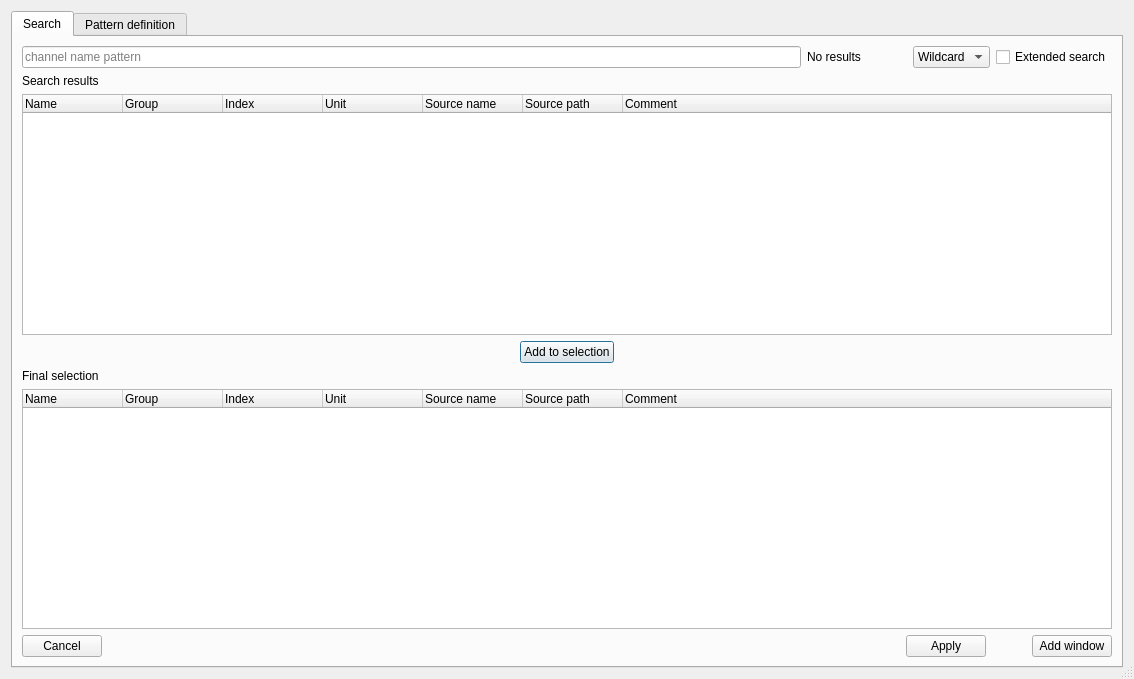
<?xml version="1.0" encoding="UTF-8"?>
<ui version="4.0">
 <class>SearchDialog</class>
 <widget class="QDialog" name="SearchDialog">
  <property name="geometry">
   <rect>
    <x>0</x>
    <y>0</y>
    <width>1134</width>
    <height>679</height>
   </rect>
  </property>
  <property name="windowTitle">
   <string>Dialog</string>
  </property>
  <property name="sizeGripEnabled">
   <bool>true</bool>
  </property>
  <layout class="QGridLayout" name="gridLayout_2">
   <item row="0" column="0">
    <widget class="QTabWidget" name="tabs">
     <property name="currentIndex">
      <number>0</number>
     </property>
     <widget class="QWidget" name="tab">
      <attribute name="icon">
       <iconset resource="resource.qrc">
        <normaloff>:/search.png</normaloff>:/search.png</iconset>
      </attribute>
      <attribute name="title">
       <string>Search</string>
      </attribute>
      <layout class="QGridLayout" name="gridLayout">
       <item row="0" column="0">
        <widget class="QLineEdit" name="search_box">
         <property name="focusPolicy">
          <enum>Qt::StrongFocus</enum>
         </property>
         <property name="inputMask">
          <string/>
         </property>
         <property name="text">
          <string/>
         </property>
         <property name="placeholderText">
          <string>channel name pattern</string>
         </property>
        </widget>
       </item>
       <item row="1" column="0">
        <widget class="QLabel" name="label_7">
         <property name="text">
          <string>Search results</string>
         </property>
        </widget>
       </item>
       <item row="0" column="1">
        <widget class="QLabel" name="status">
         <property name="minimumSize">
          <size>
           <width>100</width>
           <height>0</height>
          </size>
         </property>
         <property name="text">
          <string>No results</string>
         </property>
        </widget>
       </item>
       <item row="0" column="2">
        <widget class="QComboBox" name="match_kind">
         <property name="currentIndex">
          <number>0</number>
         </property>
         <item>
          <property name="text">
           <string>Wildcard</string>
          </property>
         </item>
         <item>
          <property name="text">
           <string>Regex</string>
          </property>
         </item>
        </widget>
       </item>
       <item row="4" column="0">
        <widget class="QLabel" name="label">
         <property name="text">
          <string>Final selection</string>
         </property>
        </widget>
       </item>
       <item row="0" column="3">
        <widget class="QCheckBox" name="extended_search">
         <property name="text">
          <string>Extended search</string>
         </property>
        </widget>
       </item>
       <item row="2" column="0" colspan="4">
        <widget class="QTreeWidget" name="matches">
         <property name="selectionMode">
          <enum>QAbstractItemView::ExtendedSelection</enum>
         </property>
         <property name="uniformRowHeights">
          <bool>false</bool>
         </property>
         <property name="sortingEnabled">
          <bool>false</bool>
         </property>
         <attribute name="headerMinimumSectionSize">
          <number>40</number>
         </attribute>
         <attribute name="headerStretchLastSection">
          <bool>true</bool>
         </attribute>
         <column>
          <property name="text">
           <string>Name</string>
          </property>
         </column>
         <column>
          <property name="text">
           <string>Group</string>
          </property>
         </column>
         <column>
          <property name="text">
           <string>Index</string>
          </property>
         </column>
         <column>
          <property name="text">
           <string>Unit</string>
          </property>
         </column>
         <column>
          <property name="text">
           <string>Source name</string>
          </property>
         </column>
         <column>
          <property name="text">
           <string>Source path</string>
          </property>
         </column>
         <column>
          <property name="text">
           <string>Comment</string>
          </property>
         </column>
        </widget>
       </item>
       <item row="3" column="0" colspan="4">
        <layout class="QHBoxLayout" name="horizontalLayout_2">
         <item>
          <spacer name="horizontalSpacer_4">
           <property name="orientation">
            <enum>Qt::Horizontal</enum>
           </property>
           <property name="sizeHint" stdset="0">
            <size>
             <width>358</width>
             <height>20</height>
            </size>
           </property>
          </spacer>
         </item>
         <item>
          <widget class="QPushButton" name="add_btn">
           <property name="focusPolicy">
            <enum>Qt::TabFocus</enum>
           </property>
           <property name="text">
            <string>Add to selection</string>
           </property>
           <property name="icon">
            <iconset resource="resource.qrc">
             <normaloff>:/shift_down.png</normaloff>:/shift_down.png</iconset>
           </property>
          </widget>
         </item>
         <item>
          <spacer name="horizontalSpacer_5">
           <property name="orientation">
            <enum>Qt::Horizontal</enum>
           </property>
           <property name="sizeHint" stdset="0">
            <size>
             <width>358</width>
             <height>20</height>
            </size>
           </property>
          </spacer>
         </item>
        </layout>
       </item>
       <item row="5" column="0" colspan="4">
        <widget class="QTreeWidget" name="selection">
         <property name="sortingEnabled">
          <bool>false</bool>
         </property>
         <attribute name="headerMinimumSectionSize">
          <number>25</number>
         </attribute>
         <attribute name="headerShowSortIndicator" stdset="0">
          <bool>false</bool>
         </attribute>
         <column>
          <property name="text">
           <string>Name</string>
          </property>
         </column>
         <column>
          <property name="text">
           <string>Group</string>
          </property>
         </column>
         <column>
          <property name="text">
           <string>Index</string>
          </property>
         </column>
         <column>
          <property name="text">
           <string>Unit</string>
          </property>
         </column>
         <column>
          <property name="text">
           <string>Source name</string>
          </property>
         </column>
         <column>
          <property name="text">
           <string>Source path</string>
          </property>
         </column>
         <column>
          <property name="text">
           <string>Comment</string>
          </property>
         </column>
        </widget>
       </item>
       <item row="6" column="0" colspan="4">
        <layout class="QHBoxLayout" name="horizontalLayout" stretch="0,1,0,0,0">
         <item>
          <widget class="QPushButton" name="cancel_btn">
           <property name="text">
            <string>Cancel</string>
           </property>
           <property name="icon">
            <iconset resource="resource.qrc">
             <normaloff>:/erase.png</normaloff>:/erase.png</iconset>
           </property>
          </widget>
         </item>
         <item>
          <spacer name="horizontalSpacer_2">
           <property name="orientation">
            <enum>Qt::Horizontal</enum>
           </property>
           <property name="sizeHint" stdset="0">
            <size>
             <width>40</width>
             <height>20</height>
            </size>
           </property>
          </spacer>
         </item>
         <item>
          <widget class="QPushButton" name="apply_btn">
           <property name="text">
            <string>Apply</string>
           </property>
           <property name="icon">
            <iconset resource="resource.qrc">
             <normaloff>:/checkmark.png</normaloff>:/checkmark.png</iconset>
           </property>
          </widget>
         </item>
         <item>
          <spacer name="horizontalSpacer">
           <property name="orientation">
            <enum>Qt::Horizontal</enum>
           </property>
           <property name="sizeHint" stdset="0">
            <size>
             <width>40</width>
             <height>20</height>
            </size>
           </property>
          </spacer>
         </item>
         <item>
          <widget class="QPushButton" name="add_window_btn">
           <property name="text">
            <string>Add window</string>
           </property>
           <property name="icon">
            <iconset resource="resource.qrc">
             <normaloff>:/plus.png</normaloff>:/plus.png</iconset>
           </property>
          </widget>
         </item>
        </layout>
       </item>
      </layout>
     </widget>
     <widget class="QWidget" name="tab_2">
      <attribute name="title">
       <string>Pattern definition</string>
      </attribute>
      <layout class="QGridLayout" name="gridLayout_3" rowstretch="0,0,0,0,1,0,0,0,0" columnstretch="0,0,0,1,0">
       <item row="7" column="1">
        <spacer name="verticalSpacer">
         <property name="orientation">
          <enum>Qt::Vertical</enum>
         </property>
         <property name="sizeHint" stdset="0">
          <size>
           <width>20</width>
           <height>254</height>
          </size>
         </property>
        </spacer>
       </item>
       <item row="5" column="2">
        <widget class="QCheckBox" name="raw">
         <property name="text">
          <string>Asses the raw channel values</string>
         </property>
        </widget>
       </item>
       <item row="4" column="2">
        <widget class="QDoubleSpinBox" name="filter_value">
         <property name="decimals">
          <number>6</number>
         </property>
         <property name="minimum">
          <double>-9999999999999999635896294965248.000000000000000</double>
         </property>
         <property name="maximum">
          <double>999999999999999983222784.000000000000000</double>
         </property>
        </widget>
       </item>
       <item row="3" column="2">
        <widget class="QComboBox" name="filter_type">
         <item>
          <property name="text">
           <string>Unspecified</string>
          </property>
         </item>
         <item>
          <property name="text">
           <string>Contains</string>
          </property>
         </item>
         <item>
          <property name="text">
           <string>Do not contain</string>
          </property>
         </item>
         <item>
          <property name="text">
           <string>Constant</string>
          </property>
         </item>
        </widget>
       </item>
       <item row="3" column="1">
        <widget class="QLabel" name="label_3">
         <property name="text">
          <string>Filter type</string>
         </property>
        </widget>
       </item>
       <item row="4" column="1">
        <widget class="QLabel" name="label_4">
         <property name="text">
          <string>Filter value</string>
         </property>
        </widget>
       </item>
       <item row="8" column="3">
        <spacer name="horizontalSpacer_3">
         <property name="orientation">
          <enum>Qt::Horizontal</enum>
         </property>
         <property name="sizeHint" stdset="0">
          <size>
           <width>282</width>
           <height>20</height>
          </size>
         </property>
        </spacer>
       </item>
       <item row="6" column="2">
        <widget class="QPushButton" name="define_ranges_btn">
         <property name="text">
          <string>Define ranges</string>
         </property>
         <property name="icon">
          <iconset resource="resource.qrc">
           <normaloff>:/range.png</normaloff>:/range.png</iconset>
         </property>
        </widget>
       </item>
       <item row="8" column="4">
        <widget class="QPushButton" name="apply_pattern_btn">
         <property name="text">
          <string>Apply</string>
         </property>
         <property name="icon">
          <iconset resource="resource.qrc">
           <normaloff>:/checkmark.png</normaloff>:/checkmark.png</iconset>
         </property>
        </widget>
       </item>
       <item row="8" column="1">
        <widget class="QPushButton" name="cancel_pattern_btn">
         <property name="text">
          <string>Cancel</string>
         </property>
         <property name="icon">
          <iconset resource="resource.qrc">
           <normaloff>:/erase.png</normaloff>:/erase.png</iconset>
         </property>
        </widget>
       </item>
       <item row="1" column="1">
        <widget class="QLabel" name="label_2">
         <property name="text">
          <string>Pattern</string>
         </property>
        </widget>
       </item>
       <item row="1" column="2">
        <widget class="QLineEdit" name="pattern">
         <property name="minimumSize">
          <size>
           <width>300</width>
           <height>0</height>
          </size>
         </property>
         <property name="placeholderText">
          <string>channel name pattern</string>
         </property>
        </widget>
       </item>
       <item row="2" column="2">
        <widget class="QComboBox" name="pattern_match_type">
         <item>
          <property name="text">
           <string>Wildcard</string>
          </property>
         </item>
         <item>
          <property name="text">
           <string>Regex</string>
          </property>
         </item>
        </widget>
       </item>
       <item row="2" column="1">
        <widget class="QLabel" name="label_5">
         <property name="text">
          <string>Match type</string>
         </property>
        </widget>
       </item>
       <item row="0" column="1">
        <widget class="QLabel" name="label_6">
         <property name="text">
          <string>Name</string>
         </property>
        </widget>
       </item>
       <item row="0" column="2">
        <widget class="QLineEdit" name="name"/>
       </item>
      </layout>
     </widget>
    </widget>
   </item>
  </layout>
 </widget>
 <tabstops>
  <tabstop>search_box</tabstop>
  <tabstop>matches</tabstop>
  <tabstop>add_btn</tabstop>
  <tabstop>selection</tabstop>
  <tabstop>cancel_btn</tabstop>
  <tabstop>apply_btn</tabstop>
  <tabstop>add_window_btn</tabstop>
  <tabstop>match_kind</tabstop>
  <tabstop>tabs</tabstop>
  <tabstop>raw</tabstop>
  <tabstop>filter_value</tabstop>
  <tabstop>filter_type</tabstop>
  <tabstop>define_ranges_btn</tabstop>
  <tabstop>apply_pattern_btn</tabstop>
  <tabstop>cancel_pattern_btn</tabstop>
  <tabstop>pattern</tabstop>
  <tabstop>pattern_match_type</tabstop>
  <tabstop>name</tabstop>
 </tabstops>
 <resources>
  <include location="resource.qrc"/>
 </resources>
 <connections/>
</ui>
